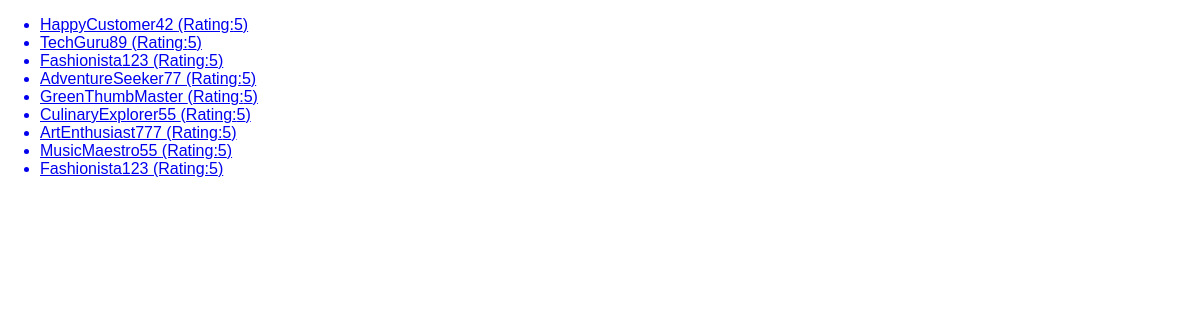
The app's page /reviews with its own data.
### reviews/models.py (models this page shows)
class Review(models.Model):
    user_name = models.CharField(max_length=100)
    review_text = models.TextField()
    rating = models.IntegerField()
    owner_comment = models.TextField(null=True)

### reviews/views.py (the view)
# urls.py: path('reviews', views.ReviewsListView.as_view()),
class ReviewsListView(ListView):
    template_name = "reviews/review_list.html"
    model = Review
    context_object_name = "reviews"

### reviews/templates/reviews/review_list.html (shortened to what this page needs)
{% extends "reviews/base.html" %}
{% block content %}
    <ul>
        {% for review  in reviews %}
          <a href="reviews/{{review.id}}"> <li>{{review.user_name}} (Rating:{{review.rating}})</li></a>
        {% endfor %}
    </ul>
{% endblock content %}

### reviews/static/reviews/style.css (style rules this page uses)
body { font-family: sans-serif; margin: 0; }

### records on screen
Review: user_name "HappyCustomer42", rating "5"
Review: user_name "TechGuru89", rating "5"
Review: user_name "Fashionista123", rating "5"
Review: user_name "AdventureSeeker77", rating "5"
Review: user_name "GreenThumbMaster", rating "5"
Review: user_name "CulinaryExplorer55", rating "5"
Review: user_name "ArtEnthusiast777", rating "5"
Review: user_name "MusicMaestro55", rating "5"
Review: user_name "Fashionista123", rating "5"
